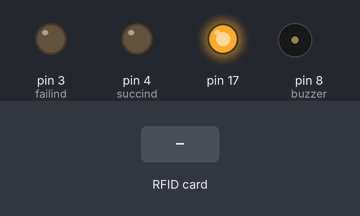
A sketch run on a simulated SparkFun Pro Micro, built with avr-gcc and run on an emulated ATmega32U4. Shown: output pins drawn as LEDs (lit = HIGH), buzzer (waves = sounding, pin HIGH). Inputs (shaded band) come from the test bench. USB keyboard and mouse output is not drawn; what the sketch prints to the serial monitor is not drawn.

Above: at 1.2 s.
1.3 s: RFID card 5E 7A 19 C4 held to the reader
At 1.4 s:
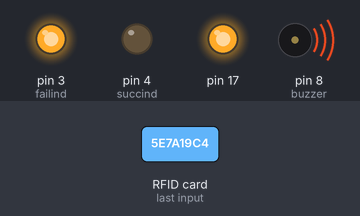
At 2.2 s:
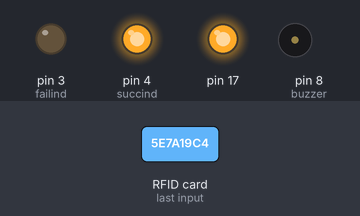
Timing chart, 0 to 4.3 s (numbered marks = the images above; inputs shaded):
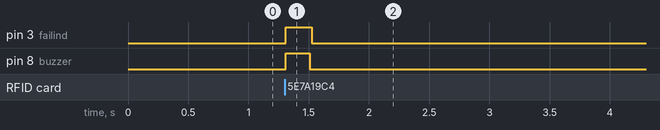

Measured:
- after the input at 1.3 s, pin 3 (failind): LOW → HIGH at once, → LOW 0.21 s later; pin 4 (succind): LOW → HIGH after 0.22 s; pin 8 (buzzer): LOW → HIGH at once, → LOW 0.20 s later

The sketch:

rfid_reader_korlantas.ino
```cpp
/*
 * Initial Author: ryand1011 (https://github.com/ryand1011)
 *
 * Reads data written by a program such as "rfid_write_personal_data.ino"
 *
 * See: https://github.com/miguelbalboa/rfid/tree/master/examples/rfid_write_personal_data
 *
 * Uses MIFARE RFID card using RFID-RC522 reader
 * Uses MFRC522 - Library
 * -----------------------------------------------------------------------------------------
 *             MFRC522      Arduino       Arduino   Arduino    Arduino          Arduino
 *             Reader/PCD   Uno/101       Mega      Nano v3    Leonardo/Micro   Pro Micro
 * Signal      Pin          Pin           Pin       Pin        Pin              Pin
 * -----------------------------------------------------------------------------------------
 * RST/Reset   RST          9             5         D9         RESET/ICSP-5     RST
 * SPI SS      SDA(SS)      10            53        D10        10               10
 * SPI MOSI    MOSI         11 / ICSP-4   51        D11        ICSP-4           16
 * SPI MISO    MISO         12 / ICSP-1   50        D12        ICSP-1           14
 * SPI SCK     SCK          13 / ICSP-3   52        D13        ICSP-3           15
*/

#include <SPI.h>
#include <MFRC522.h>
#include <Keyboard.h>

#define RST_PIN         6           // Configurable, see typical pin layout above
#define SS_PIN          10          // Configurable, see typical pin layout above
//#define RST_PIN     9           // Configurable, see typical pin layout above
//#define SS_PIN     10          // Configurable, see typical pin layout above
#define buzzer      8 //buzzer pin ke 8
#define failind     3
#define succind     4

MFRC522 mfrc522(SS_PIN, RST_PIN);   // Create MFRC522 instance

//*****************************************************************************************//
void setup() {
  Keyboard.begin();
  Serial.begin(9600);                                           // Initialize serial communications with the PC
  SPI.begin();                                                  // Init SPI bus
  mfrc522.PCD_Init(); // Init MFRC522 card
  pinMode(failind, OUTPUT);
  pinMode(succind, OUTPUT);
  pinMode(buzzer, OUTPUT);
 // Serial.println(F("Read personal data on a MIFARE PICC:"));    //shows in serial that it is ready to read
}

//*****************************************************************************************//
void loop() {

  // Prepare key - all keys are set to FFFFFFFFFFFFh at chip delivery from the factory.
  MFRC522::MIFARE_Key key;
  for (byte i = 0; i < 6; i++) key.keyByte[i] = 0xFF;

  //some variables we need
  byte block;
  byte len;
  MFRC522::StatusCode status;

  //-------------------------------------------

  // Reset the loop if no new card present on the sensor/reader. This saves the entire process when idle.
  if ( ! mfrc522.PICC_IsNewCardPresent()) {
    return;
  }

  // Select one of the cards
  if ( ! mfrc522.PICC_ReadCardSerial()) {
    return;
  }

 // Serial.println(F("**Card Detected:**"));

  //-------------------------------------------

 // mfrc522.PICC_DumpDetailsToSerial(&(mfrc522.uid)); //dump some details about the card

  //mfrc522.PICC_DumpToSerial(&(mfrc522.uid));      //uncomment this to see all blocks in hex

  //-------------------------------------------

 // Serial.print(F("Name: "));

 // byte buffer1[18];

 // block = 4;
//  len = 18;

  //------------------------------------------- GET FIRST NAME
  //status = mfrc522.PCD_Authenticate(MFRC522::PICC_CMD_MF_AUTH_KEY_A, 4, &key, &(mfrc522.uid)); //line 834 of MFRC522.cpp file
 // if (status != MFRC522::STATUS_OK) {
  //  Serial.print(F("Authentication failed: "));
  //  Serial.println(mfrc522.GetStatusCodeName(status));
  //  return;
 // }

 // status = mfrc522.MIFARE_Read(block, buffer1, &len);
 // if (status != MFRC522::STATUS_OK) {
 //   Serial.print(F("Reading failed: "));
 //   Serial.println(mfrc522.GetStatusCodeName(status));
 //   return;
 // }

  //PRINT FIRST NAME
 // for (uint8_t i = 0; i < 16; i++)
  //{
    //if (buffer1[i] != 32)
  //  {
    //  Serial.write(buffer1[i]);
  //  }
  //}
  //Serial.print(" ");

  //---------------------------------------- GET LAST NAME

  byte buffer2[8];
  block = 1;
  len = 18;

  status = mfrc522.PCD_Authenticate(MFRC522::PICC_CMD_MF_AUTH_KEY_A, 1, &key, &(mfrc522.uid)); //line 834
  if (status != MFRC522::STATUS_OK) {
    //Serial.print(F("Authentication failed: "));
    //Serial.println(mfrc522.GetStatusCodeName(status));
    //return 0;
  }

  status = mfrc522.MIFARE_Read(block, buffer2, &len);
  if (status != MFRC522::STATUS_OK) {
    //Serial.print(F("Reading failed: "));
    //Serial.println(mfrc522.GetStatusCodeName(status));
    digitalWrite(failind, LOW);
    digitalWrite(succind, HIGH);
    digitalWrite(buzzer, HIGH);
    delay(50);
    digitalWrite(buzzer, LOW);
    delay(50);
    digitalWrite(buzzer, HIGH);
    delay(50);
    digitalWrite(buzzer, LOW);
    //return 0;
  }

  else
  {
    digitalWrite(failind, HIGH);
    digitalWrite(succind, LOW);
    digitalWrite(buzzer, HIGH);
    delay(200);
    digitalWrite(buzzer, LOW);
  }

  //PRINT LAST NAME
  for (uint8_t i = 0; i < 7; i++) {
    Serial.write(buffer2[i] );
    Keyboard.write(buffer2[i] );

  }
  Serial.write("\r\n");
    digitalWrite(succind, HIGH);
    digitalWrite(failind, LOW);
  //----------------------------------------

  //Serial.println(F("\n**End Reading**\n"));

  delay(1000); //change value if you want to read cards faster

  mfrc522.PICC_HaltA();
  mfrc522.PCD_StopCrypto1();
}
//*****************************************************************************************//
```
